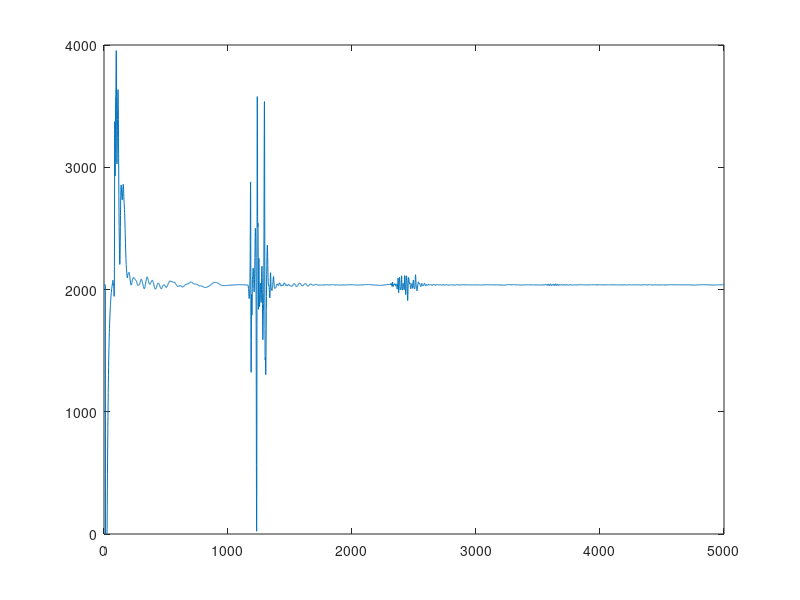

MATLAB code for this plot: (Note: this script raises an error after producing the figure.)
% clear all;

load('MQP1.mat','DataArray2')

soundSpeed = 1540; % [m/s]
no_ele = 1; %total number of elements
channelSpacing = 0.2; %60/128
fs = 10e6; %sample frequency
sampleSpacing = (1/fs)*soundSpeed*1e2; %sample number vs mm
times = 1;

rf_us = DataArray2;
% field_init(0);
% % final_rf = zeros(401,401);
% 
% Angle = 1:361;
% phantom_positions = [0 0 30]/1000;
% %
% 
% new_phantom_positions = rotatePhantom(phantom_positions, Angle);
% %         generateRF2;
% A = squeeze(DataArray(:,:,1));
% DataArray(:,:,1) = A;
% A = A-2000;
% A = A(:,[1:10]);
% B = squeeze(DataArray(:,1,:));
% DataArray(:,1,:) = B;
%%
figure(1)
% subplot(2,1,1)
% plot(A)
% subplot(2,1,2)
% plot(B)
plot(rf_us)
% imagesc(db(abs(A)))
figure(2)
% subplot(2,1,1)
% imagesc(db(abs(A)))
% subplot(2,1,2)
imagesc(db(abs(rf_us)))
%%
% for i = 1:size(DataArray)
%     rf_us(:,i) = DataArray(:,i,i);
% end
% 
% samples = 1:length(rf_us);
% t = (samples./fs)./2; % [s]
% 
% rf_us = vertcat(zeros(round(t*fs-60),size(DataArray,3)),rf_us);
%%
%zeros(5000,size(new_phantom_positions,1));
% rf_us = log(double(rf_us));
% for ii = 1:size(new_phantom_positions,1)
%     
%     temp = generateRF2(new_phantom_positions(ii,:));
%     rf_us(1:size(temp,1),ii) = temp;
% end
% figure(1)
% plot(A)
% figure(1)
% imagesc(db(abs(rf_us)))
%%
post_recon = zeros(401,401);
for i = 1:401
    for j = 201
        xpos = (i - 201);
        ypos = 0;
        zpos = (j - 201) + 0.03/0.05;
        xdis = xpos * 0.05;
        ydis = ypos * 0.05;
        zdis = zpos * 0.05;
        positions2 = [xdis ydis zdis]/1000;  %  The position of the phantom [m]
        dis = sqrt(positions2(1).^2 + positions2(3).^2);
        pixeldis = round(dis'*1000/sampleSpacing);
        post_recon(j,i) = (rf_us(pixeldis));
    end
end


figure(3)
imagesc(db(abs(post_recon)))
% imagesc(db(abs(hilbert(rf_us))));
% imagesc(db(abs(hilbert(final_rf))));
%%
% samples = 1:length(rf_us);
% time = (samples./fs)./2; % [s]
% 
% distance = time.*soundSpeed.*100; % [s * m/s * 100cm/m]
% 
% 
% subplot(3,1,1)
% plot(rf_us)
% xlabel('samples')
% subplot(3,1,2)
% plot(time, rf_us)
% xlabel('Time [s]')
% subplot(3,1,3)
% plot(distance, rf_us)
% xlabel('Distance [cm]')
%%

% plot3(0/100, 0, 3/100, 'ro', 1/100, 0, 3/100,  'go',new_phantom_positions(:,1), new_phantom_positions(:,2), new_phantom_positions(:,3), 'ko');
% xlabel('x')
% ylabel('y')
% zlabel('z')
%%
out = DAS_ultrasound(rf_us, no_ele, fs, channelSpacing, soundSpeed,times);
% out1 = DAS_ultrasound(post_recon, no_ele, fs, channelSpacing, soundSpeed,times);
% 
% imagesc(out);
env = abs(hilbert(out));
st = 1;
ed = 2321;
% x = [1 size(out,2)]*0.5/times-size(out)*0.5/times/2;
x = [1 size(out,2)]*channelSpacing;
% y = [st size(postBF_F,1)]*sampleSpacing;
y = [st ed]*sampleSpacing/2;
env = env/max(max(env(st:ed,:)));

%%
figure(4)
imagesc(x,y,db(env(st:ed,:)),[-20 0]);
% imagesc(abs(env(3000:end-500,:)));
colormap(gray)
axis image
colorbar